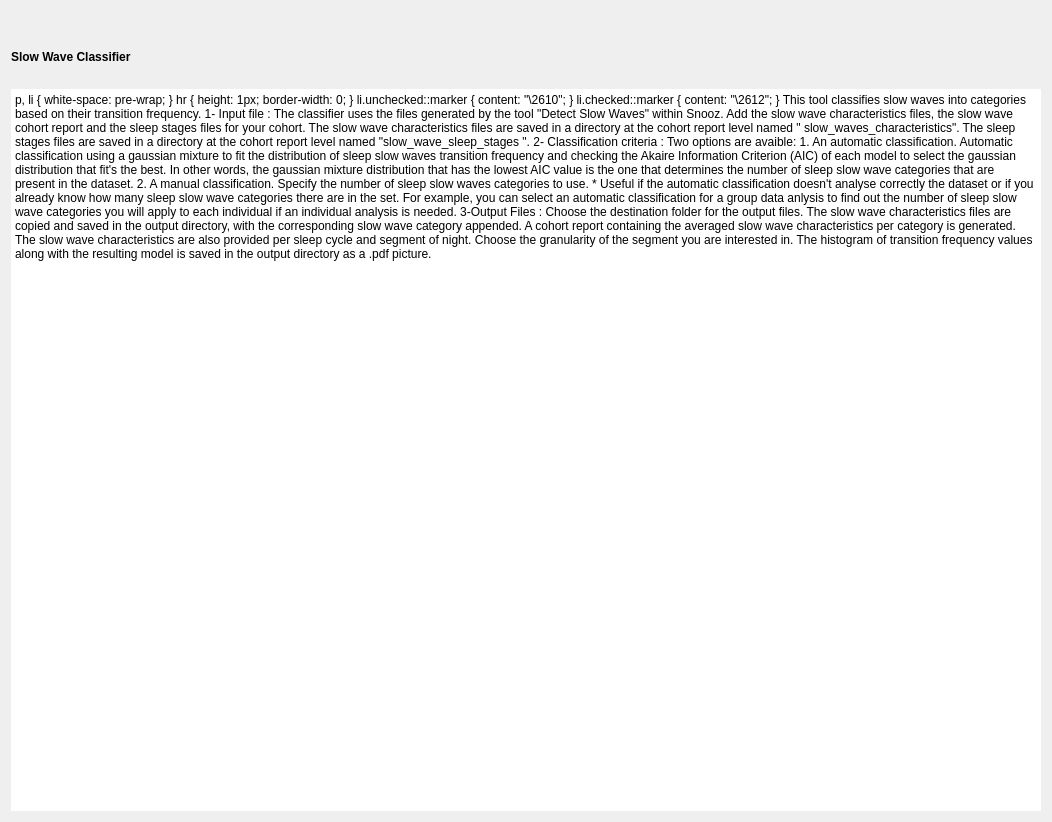
<?xml version="1.0" encoding="UTF-8"?>
<ui version="4.0">
 <class>SSWCIntroStep</class>
 <widget class="QWidget" name="SSWCIntroStep">
  <property name="geometry">
   <rect>
    <x>0</x>
    <y>0</y>
    <width>1052</width>
    <height>822</height>
   </rect>
  </property>
  <property name="windowTitle">
   <string/>
  </property>
  <layout class="QVBoxLayout" name="verticalLayout">
   <property name="spacing">
    <number>25</number>
   </property>
   <item>
    <layout class="QHBoxLayout" name="horizontalLayout">
     <item>
      <layout class="QVBoxLayout" name="text_layout">
       <item>
        <widget class="QLabel" name="image_hist">
         <property name="lineWidth">
          <number>0</number>
         </property>
         <property name="text">
          <string/>
         </property>
         <property name="alignment">
          <set>Qt::AlignmentFlag::AlignCenter</set>
         </property>
        </widget>
       </item>
       <item>
        <widget class="QLabel" name="title_label">
         <property name="text">
          <string>&lt;html&gt;&lt;head/&gt;&lt;body&gt;&lt;p&gt;&lt;span style=&quot; font-weight:600;&quot;&gt;Slow Wave Classifier&lt;/span&gt;&lt;/p&gt;&lt;/body&gt;&lt;/html&gt;</string>
         </property>
         <property name="scaledContents">
          <bool>true</bool>
         </property>
         <property name="wordWrap">
          <bool>true</bool>
         </property>
        </widget>
       </item>
       <item>
        <widget class="QTextEdit" name="textEdit">
         <property name="frameShape">
          <enum>QFrame::Shape::NoFrame</enum>
         </property>
         <property name="lineWidth">
          <number>0</number>
         </property>
         <property name="readOnly">
          <bool>true</bool>
         </property>
         <property name="html">
          <string>&lt;!DOCTYPE HTML PUBLIC &quot;-//W3C//DTD HTML 4.0//EN&quot; &quot;http://www.w3.org/TR/REC-html40/strict.dtd&quot;&gt;
&lt;html&gt;&lt;head&gt;&lt;meta name=&quot;qrichtext&quot; content=&quot;1&quot; /&gt;&lt;meta charset=&quot;utf-8&quot; /&gt;&lt;style type=&quot;text/css&quot;&gt;
p, li { white-space: pre-wrap; }
hr { height: 1px; border-width: 0; }
li.unchecked::marker { content: &quot;\2610&quot;; }
li.checked::marker { content: &quot;\2612&quot;; }
&lt;/style&gt;&lt;/head&gt;&lt;body style=&quot; font-size:12pt; font-weight:400; font-style:normal;&quot;&gt;
&lt;p style=&quot; margin-top:0px; margin-bottom:0px; margin-left:0px; margin-right:0px; -qt-block-indent:0; text-indent:0px;&quot;&gt;This tool classifies slow waves into categories based on their transition frequency.  &lt;/p&gt;
&lt;p style=&quot;-qt-paragraph-type:empty; margin-top:0px; margin-bottom:0px; margin-left:0px; margin-right:0px; -qt-block-indent:0; text-indent:0px;&quot;&gt;&lt;br /&gt;&lt;/p&gt;
&lt;p style=&quot; margin-top:12px; margin-bottom:12px; margin-left:0px; margin-right:0px; -qt-block-indent:0; text-indent:0px;&quot;&gt;&lt;span style=&quot; text-decoration: underline;&quot;&gt;1- Input file :&lt;/span&gt;&lt;/p&gt;
&lt;p style=&quot; margin-top:12px; margin-bottom:12px; margin-left:0px; margin-right:0px; -qt-block-indent:0; text-indent:0px;&quot;&gt;	The classifier uses the files generated by the tool &amp;quot;Detect Slow Waves&amp;quot; within Snooz.&lt;br /&gt;	Add the slow wave characteristics files, the slow wave cohort report and the sleep stages files for your cohort.&lt;br /&gt;	The slow wave characteristics files are saved in a directory at the cohort report level named &amp;quot;&lt;span style=&quot; color:#000000;&quot;&gt;slow_waves_characteristics&amp;quot;.&lt;br /&gt;	The sleep stages files &lt;/span&gt;are saved in a directory at the cohort report level named &amp;quot;slow_wave_sleep_stages&lt;span style=&quot; color:#000000;&quot;&gt;&amp;quot;.&lt;/span&gt;&lt;/p&gt;
&lt;p style=&quot; margin-top:12px; margin-bottom:12px; margin-left:0px; margin-right:0px; -qt-block-indent:0; text-indent:0px;&quot;&gt;&lt;span style=&quot; text-decoration: underline;&quot;&gt;2- Classification criteria : &lt;/span&gt;&lt;/p&gt;
&lt;p style=&quot; margin-top:12px; margin-bottom:12px; margin-left:0px; margin-right:0px; -qt-block-indent:0; text-indent:0px;&quot;&gt;	Two options are avaible:&lt;/p&gt;
&lt;p style=&quot; margin-top:12px; margin-bottom:12px; margin-left:0px; margin-right:0px; -qt-block-indent:0; text-indent:0px;&quot;&gt;	1. An automatic classification.&lt;br /&gt;	Automatic classification using a gaussian mixture to fit the distribution of sleep slow waves transition frequency and &lt;br /&gt;	checking the Akaire Information Criterion (AIC) of each model to select the gaussian distribution that fit's the best. &lt;br /&gt;	In other words, the gaussian mixture distribution that has the lowest AIC value is the one that determines &lt;br /&gt;	the number of sleep slow wave categories that are present in the dataset.&lt;/p&gt;
&lt;p style=&quot; margin-top:12px; margin-bottom:12px; margin-left:0px; margin-right:0px; -qt-block-indent:0; text-indent:0px;&quot;&gt;	2. A manual classification.&lt;br /&gt;	Specify the number of sleep slow waves categories to use.&lt;br /&gt;	&lt;span style=&quot; font-style:italic;&quot;&gt;* Useful if the automatic classification doesn't analyse correctly the dataset or &lt;br /&gt;	if you already know how many sleep slow wave categories there are in the set. &lt;br /&gt;	For example, you can select an automatic classification for a group data anlysis to find out &lt;br /&gt;	the number of sleep slow wave categories you will apply to each individual if an individual analysis is needed.&lt;/span&gt;&lt;/p&gt;
&lt;p style=&quot; margin-top:12px; margin-bottom:12px; margin-left:0px; margin-right:0px; -qt-block-indent:0; text-indent:0px;&quot;&gt;&lt;span style=&quot; text-decoration: underline;&quot;&gt;3-Output Files :&lt;/span&gt;&lt;/p&gt;
&lt;p style=&quot; margin-top:12px; margin-bottom:12px; margin-left:0px; margin-right:0px; -qt-block-indent:0; text-indent:0px;&quot;&gt;	Choose the destination folder for the output files.&lt;/p&gt;
&lt;p style=&quot; margin-top:12px; margin-bottom:12px; margin-left:0px; margin-right:0px; -qt-block-indent:0; text-indent:0px;&quot;&gt;	The slow wave characteristics files are copied and saved in the output directory, with the corresponding slow wave category appended.&lt;/p&gt;
&lt;p style=&quot; margin-top:12px; margin-bottom:12px; margin-left:0px; margin-right:0px; -qt-block-indent:0; text-indent:0px;&quot;&gt;	A cohort report containing the averaged slow wave characteristics per category is generated.&lt;br /&gt;	The slow wave characteristics are also provided per sleep cycle and segment of night.&lt;br /&gt;	Choose the granularity of the segment you are interested in. &lt;/p&gt;
&lt;p style=&quot; margin-top:12px; margin-bottom:12px; margin-left:0px; margin-right:0px; -qt-block-indent:0; text-indent:0px;&quot;&gt;	The histogram of transition frequency values along with the resulting model is saved in the output directory as a .pdf picture. &lt;/p&gt;&lt;/body&gt;&lt;/html&gt;</string>
         </property>
        </widget>
       </item>
      </layout>
     </item>
    </layout>
   </item>
  </layout>
 </widget>
 <resources>
  <include location="../../../../../snooz-toolbox/src/main/python/ui/themes/themes.qrc"/>
 </resources>
 <connections/>
</ui>
